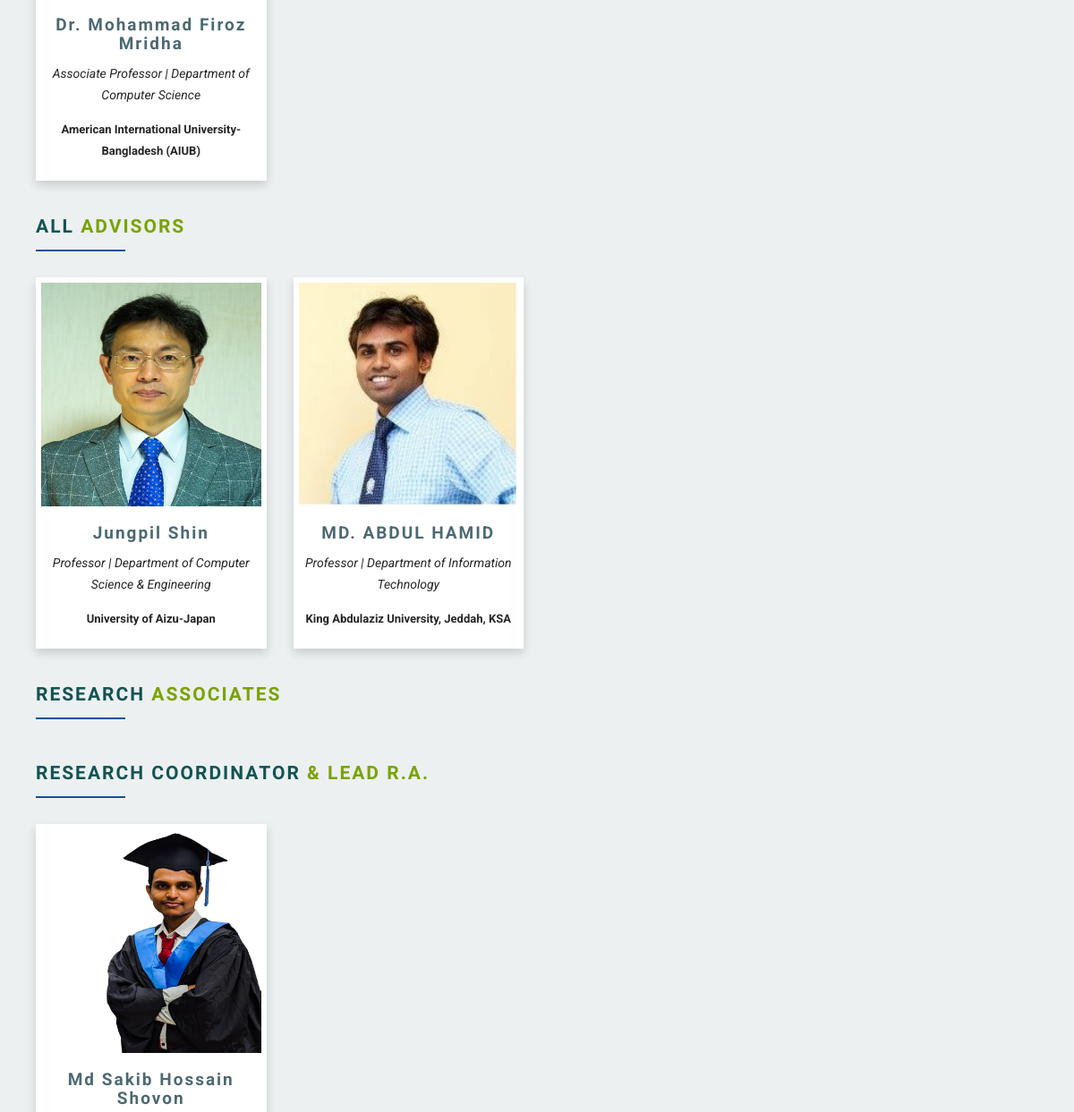
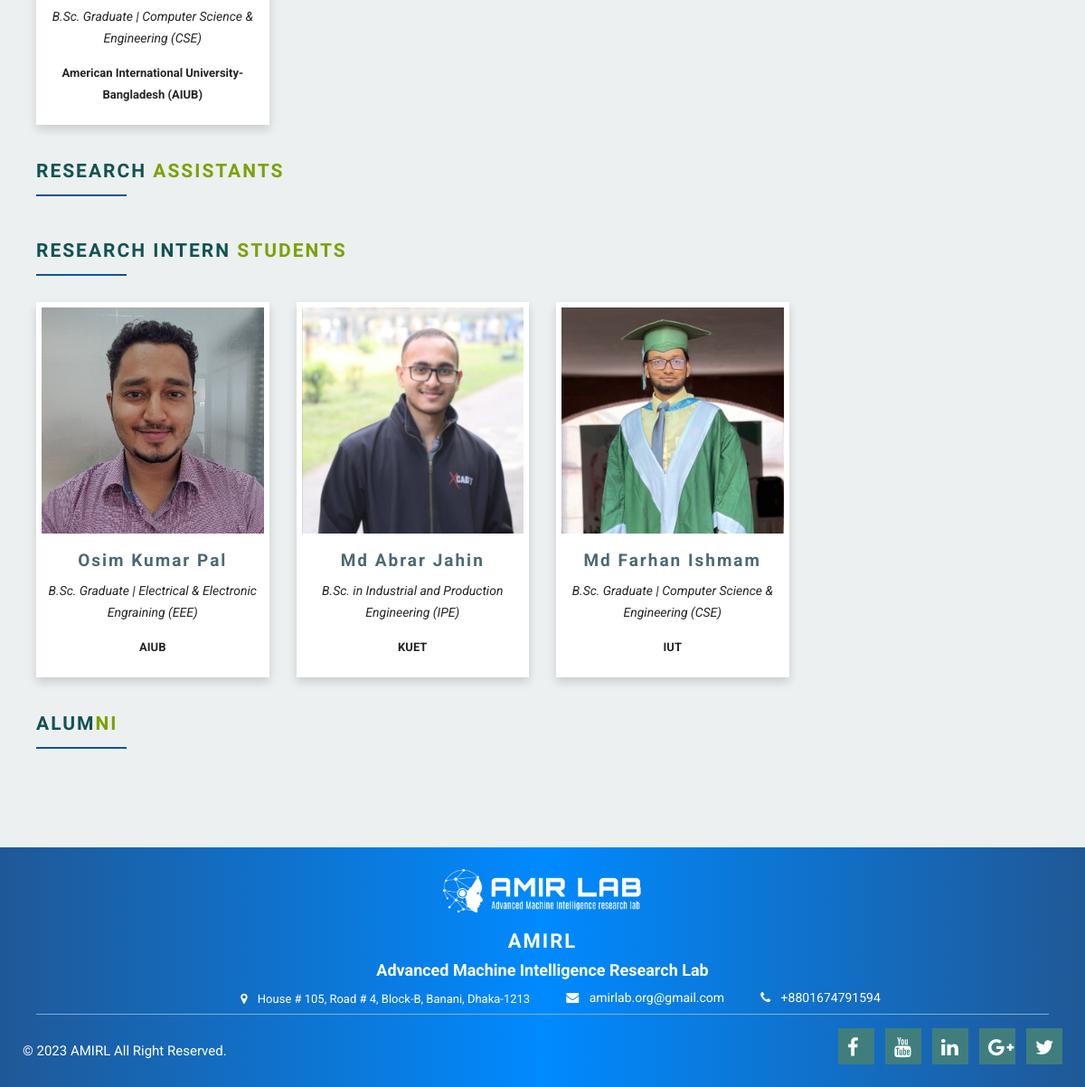
The app's page /people (lower part), older data (2 pictures, top to bottom).
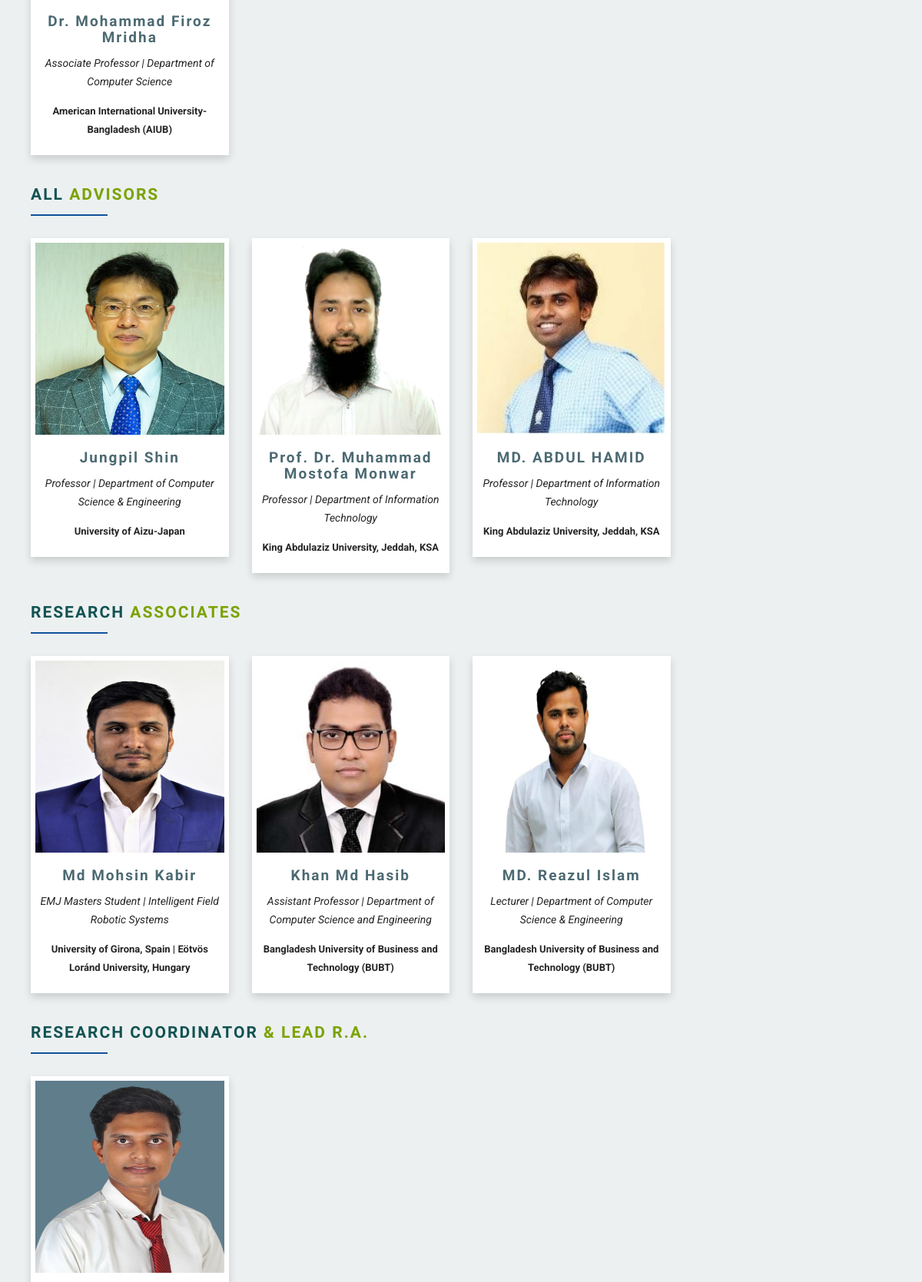
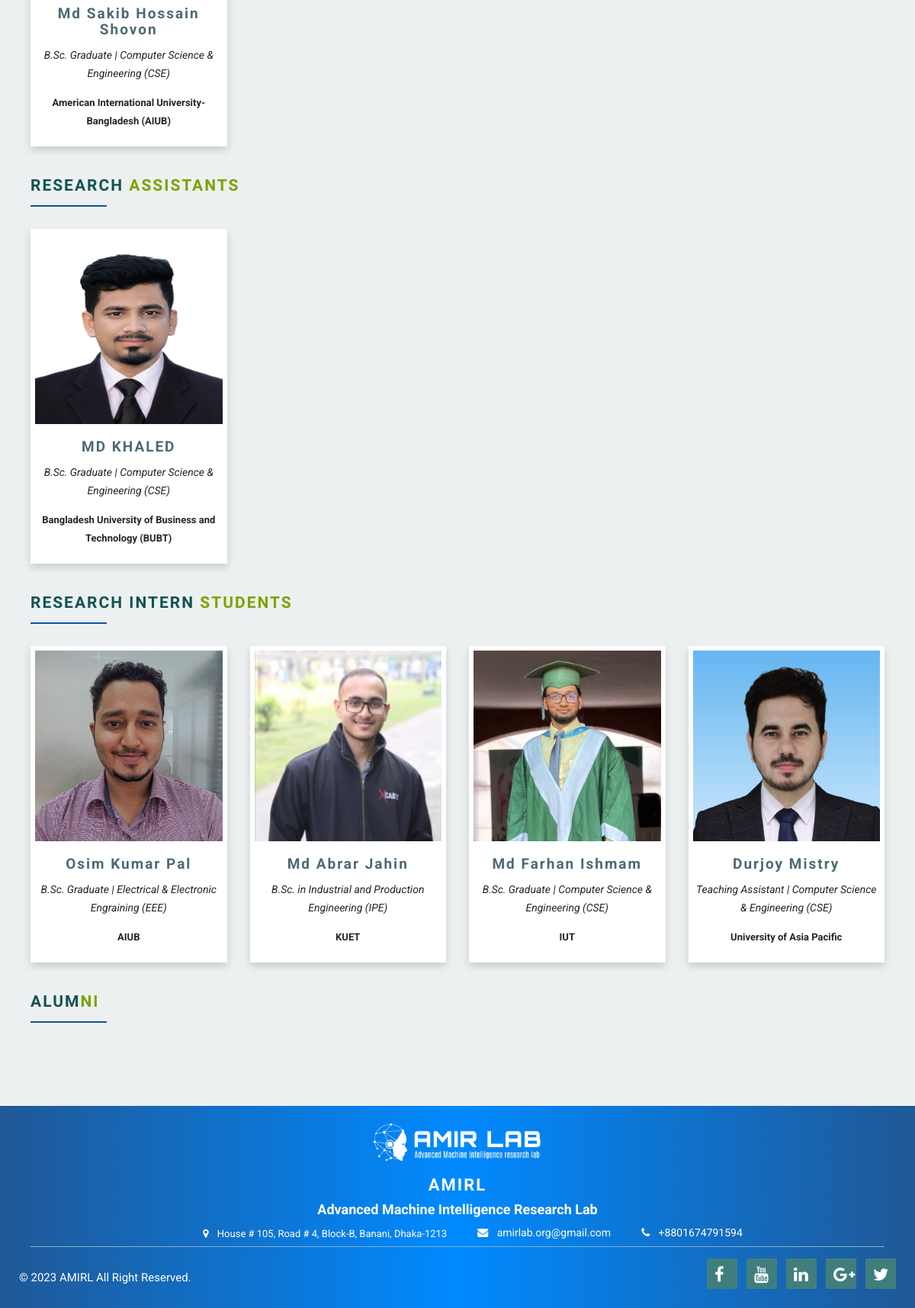
The same page, newer data (2 pictures, top to bottom).
### users/models.py (models this page shows, shortened)
class People(models.Model):
    FullName = models.CharField(max_length=200, blank = False, verbose_name = ("Full Name"), null=True)
    BanglaName = models.CharField(max_length=200, blank = True)
    designation = models.ForeignKey(Designation, on_delete= models.CASCADE, verbose_name ="Designation", blank = False , null=True)
    LoginUser = models.ForeignKey(User, on_delete= models.CASCADE, verbose_name = ("Select your E-mail"),null=True )
    university = models.TextField(max_length=300,null=True,blank=True)
    category = models.CharField(max_length=100,choices=PEOPLE_CHOICES,default="research_student")
    img = models.FileField(upload_to="people/",blank = True, verbose_name = ("Photo"))
    email= models.CharField(max_length=200, blank = True)
    research_Topic = models.ManyToManyField(ResearchTopic, blank=True)
    google_ScholarLink = models.CharField(max_length=200, blank = True)
    research_Gate_Link = models.CharField(max_length=200, blank = True)
    GitHub_link= models.CharField(max_length=200, blank = True)
    LinkedIn_link = models.CharField(max_length=200, blank = True)
    Kaggle_link = models.CharField(max_length=200, blank = True)
    website = models.CharField(max_length=200, blank = True)
    other_Contact = models.CharField(max_length=200, blank = True)
    academic_Background = RichTextField(blank=True, null=True)
    biography = RichTextField(blank=True, null=True)
    Professional_Certifications = RichTextField(blank=True, null=True)
    AwardAndResearchGrant = RichTextField(blank=True, null=True)
    journal_Papers = RichTextField(blank=True, null=True)
    conference_Papers = RichTextField(blank=True, null=True)
    professional_membership= RichTextField(blank=True, null=True)
    professional_international_work = RichTextField(blank=True, null=True)
    seniority_order = models.IntegerField(default= 999)
    status = models.IntegerField(choices=STATUS, default = 1)
    slug = models.CharField(max_length=200,unique=True, blank=True, null=True, editable=True)
    total_views=models.IntegerField(default=0)
    class Meta:
        ordering = ['seniority_order']
        verbose_name = 'Team Member'
        verbose_name_plural = 'Team Members'
    def save(self, *args, **kwargs):  # new
        if not self.slug:
            self.slug = self.FullName.replace(" ", "-").replace(",", "").replace(".", "")
        return super(People, self).save(*args, **kwargs)
    if img.blank == False :
        def save(self, *args, **kwargs):
            new_image = compress(self.img)
            self.img = new_image
            super().save(*args, **kwargs)

class Designation(models.Model):
    title = models.CharField(max_length=250, unique=True, default="")
    dsgOrder = models.CharField(max_length=3, blank=False, default="", unique=True)
    slug = models.SlugField(default="", unique=True)
    class Meta:
        ordering = ["-dsgOrder"]
        verbose_name = 'Faculty designation'
        verbose_name_plural = 'Faculty designations'
    def __str__(self):
        return self.title

### blog/views.py (the view)
# urls.py: path('people', views.people, name="people"),
def people(request):
    info = Blog.objects.first()
    advisor = People.objects.filter(category="Advisor")
    researchAssociates = People.objects.filter(category="Research Associates")
    ra = People.objects.filter(category="Research Assistants")
    rs = People.objects.filter(category="Research Intern Student")
    founders = People.objects.filter(category="Founder & Research Director")
    coordinators = People.objects.filter(
        category="Research Coordinator & Lead R.A")
    alumnis = People.objects.filter(category="Alumni")
    context = {"advisors": advisor, "research_assistants": ra, "research_students": rs,
               "info": info, "founders": founders, "coordinators": coordinators, "alumnis": alumnis, "researchAssociates": researchAssociates}
    return render(request, 'people.html', context)

### templates/people.html (shortened to what this page needs)
{% extends 'basic.html' %}
{% load static %}
{% block body %}
    <div class="people_area ptb-80">
        <div class="container">
            <div class="row">
                <div class="col-md-12">
                    <div class="rf_outerwrap">
                        <div class="people_list">
                            <div class="row">
                                {% for founder in founders %}
                                <div class="col-md-3">
                                    <div class="single_people">
                                        <div class="single_people_bio">
                                            <div class="name">
                                                <a href="{% url 'peopleDetailsView' founder.slug %}">
                                                    <h3>{{founder.FullName}}</h3>
                                                </a>
                                            </div>
                                            <div class="designation">
                                                <p><em>{{founder.designation}}</em></p>
                                            </div>
                                            <div class="uni">
                                                <p>{{founder.university}}</p>
                                            </div>
                                        </div>
                                    </div>
                                </div>
                                {% endfor %}
                            </div>
                        </div>
                        <div class="rf_title" id="team2">
                            <div class="message_title">
                                <div class="committee_title">
                                    <h3>All <span>Advisors </span></h3>
                                </div>
                            </div>
                        </div>
                        <div class="people_list">
                            <div class="row">
                                {% for advisor in advisors %}
                                <div class="col-md-3">
                                    <div class="single_people">
                                        <div class="single_people_image">
                                            {% if advisor.img %}
                                            <img src="{{advisor.img.url}}" alt="photo">
                                            {% endif %}
                                        </div>
                                        <div class="single_people_bio">
                                            <div class="name">
                                                <a href="{% url 'peopleDetailsView' advisor.slug %}">
                                                    <h3>{{advisor.FullName}}</h3>
                                                </a>
                                            </div>
                                            <div class="designation">
                                                <p><em>{{advisor.designation}}</em></p>
                                            </div>
                                            <div class="uni">
                                                <p>{{advisor.university}}</p>
                                            </div>
                                        </div>
                                    </div>
                                </div>
                                {% endfor %}
                            </div>
                        </div>
                        <div class="rf_title" id="team3">
                            <div class="message_title">
                                <div class="committee_title">
                                    <h3>Research<span> Associates </span></h3>
                                </div>
                            </div>
                        </div>
                        <div class="people_list">
                            <div class="row">
                                {% for advisor in researchAssociates %}
                                <div class="col-md-3">
                                    <div class="single_people">
                                        <div class="single_people_image">
                                            {% if advisor.img %}
                                            <img src="{{advisor.img.url}}" alt="photo">
                                            {% endif %}
                                        </div>
                                        <div class="single_people_bio">
                                            <div class="name">
                                                <a href="{% url 'peopleDetailsView' advisor.slug %}">
                                                    <h3>{{advisor.FullName}}</h3>
                                                </a>
                                            </div>
                                            <div class="designation">
                                                <p><em>{{advisor.designation}}</em></p>
                                            </div>
                                            <div class="uni">
                                                <p>{{advisor.university}}</p>
                                            </div>
                                        </div>
                                    </div>
                                </div>
                                {% endfor %}
                            </div>
                        </div>
                        <div class="rf_title" id="team4">
                            <div class="message_title">
                                <div class="committee_title">
                                    <h3>Research Coordinator <span>& Lead R.A.</span></h3>
                                </div>
                            </div>
                        </div>
                        <div class="people_list">
                            <div class="row">
                                {% for coordinator in coordinators %}
                                <div class="col-md-3">
                                    <div class="single_people">
                                        <div class="single_people_image">
                                            {% if coordinator.img %}
                                            <img src="{{coordinator.img.url}}" alt="photo">
                                            {% endif %}
                                        </div>
                                        <div class="single_people_bio">
                                            <div class="name">
                                                <a href="{% url 'peopleDetailsView' coordinator.slug %}">
                                                    <h3>{{coordinator.FullName}}</h3>
                                                </a>
                                            </div>
                                            <div class="designation">
                                                <p><em>{{coordinator.designation}}</em></p>
                                            </div>
                                            <div class="uni">
                                                <p>{{coordinator.university}}</p>
                                            </div>
                                        </div>
                                    </div>
                                </div>
                                {% endfor %}
                            </div>
                        </div>
                        <div class="rf_title" id="team5">
                            <div class="message_title">
                                <div class="committee_title">
                                    <h3>Research <span>Assistants</span></h3>
                                </div>
                            </div>
                        </div>
                        <div class="people_list">
                            <div class="row">
                                {% for assistant in research_assistants %}
                                <div class="col-md-3">
                                    <div class="single_people">
                                        <div class="single_people_image">
                                            <img src="{{assistant.img.url}}" alt="photo">
                                        </div>
                                        <div class="single_people_bio">
                                            <div class="name">
                                                <a href="{% url 'peopleDetailsView' assistant.slug %}">
                                                    <h3>{{assistant.FullName}}</h3>
                                                </a>
                                            </div>
                                            <div class="designation">
                                                <p><em>{{assistant.designation}}</em></p>
                                            </div>
                                            <div class="uni">
                                                <p>{{assistant.university}}</p>
                                            </div>
                                        </div>
                                    </div>
                                </div>
                                {% endfor %}
                            </div>
                        </div>
                        <div class="rf_title" id="team6">
                            <div class="message_title">
                                <div class="committee_title">
                                    <h3>RESEARCH INTERN <span>STUDENTS </span></h3>
                                </div>
                            </div>
                        </div>
                        <div class="people_list">
                            <div class="row">
                                {% for student in research_students %}
                                <div class="col-md-3">
                                    <div class="single_people">
                                        <div class="single_people_image">
                                            <img src="{{student.img.url}}" alt="photo">
                                        </div>
                                        <div class="single_people_bio">
                                            <div class="name">
                                                <a href="{% url 'peopleDetailsView' student.slug %}">
                                                    <h3>{{student.FullName}}</h3>
                                                </a>
                                            </div>
                                            <div class="designation">
                                                <p><em>{{student.designation}}</em></p>
                                            </div>
                                            <div class="uni">
                                                <p>{{student.university}}</p>
                                            </div>
                                        </div>
                                    </div>
                                </div>
                                {% endfor %}
                            </div>
                        </div>
                        <div class="rf_title" id="team7">
                            <div class="message_title">
                                <div class="committee_title">
                                    <h3>Alum<span>ni </span></h3>
                                </div>
                            </div>
                        </div>
                    </div>
                </div>
            </div>
        </div>
    </div>
    {% endblock %}

Row changes from the older to the newer data that the page shows:
added People: img (picture), FullName "Prof. Dr. Muhammad Mostofa Monwar", designation "Professor | Department of Information Technology", university "King Abdulaziz University, Jeddah, KSA", shown under "ALL ADVISORS"
added People: img (picture), FullName "Md Mohsin Kabir", designation "EMJ Masters Student | Intelligent Field Robotic Systems", university "University of Girona, Spain | Eötvös Loránd University, Hungary", shown under "RESEARCHASSOCIATES"
added People: img (picture), FullName "Khan Md Hasib", designation "Assistant Professor | Department of Computer Science and Engineering", university "Bangladesh University of Business and Technology (BUBT)", shown under "RESEARCHASSOCIATES"
added People: img (picture), FullName "MD. Reazul Islam", designation "Lecturer | Department of Computer Science & Engineering", university "Bangladesh University of Business and Technology (BUBT)", shown under "RESEARCHASSOCIATES"
changed People "Md Sakib Hossain Shovon": img: a different picture
added People: img (picture), FullName "MD KHALED", designation "B.Sc. Graduate | Computer Science & Engineering (CSE)", university "Bangladesh University of Business and Technology (BUBT)", shown under "RESEARCH ASSISTANTS"
added People: img (picture), FullName "Durjoy Mistry", designation "Teaching Assistant | Computer Science & Engineering (CSE)", university "University of Asia Pacific", shown under "RESEARCH INTERN STUDENTS"
